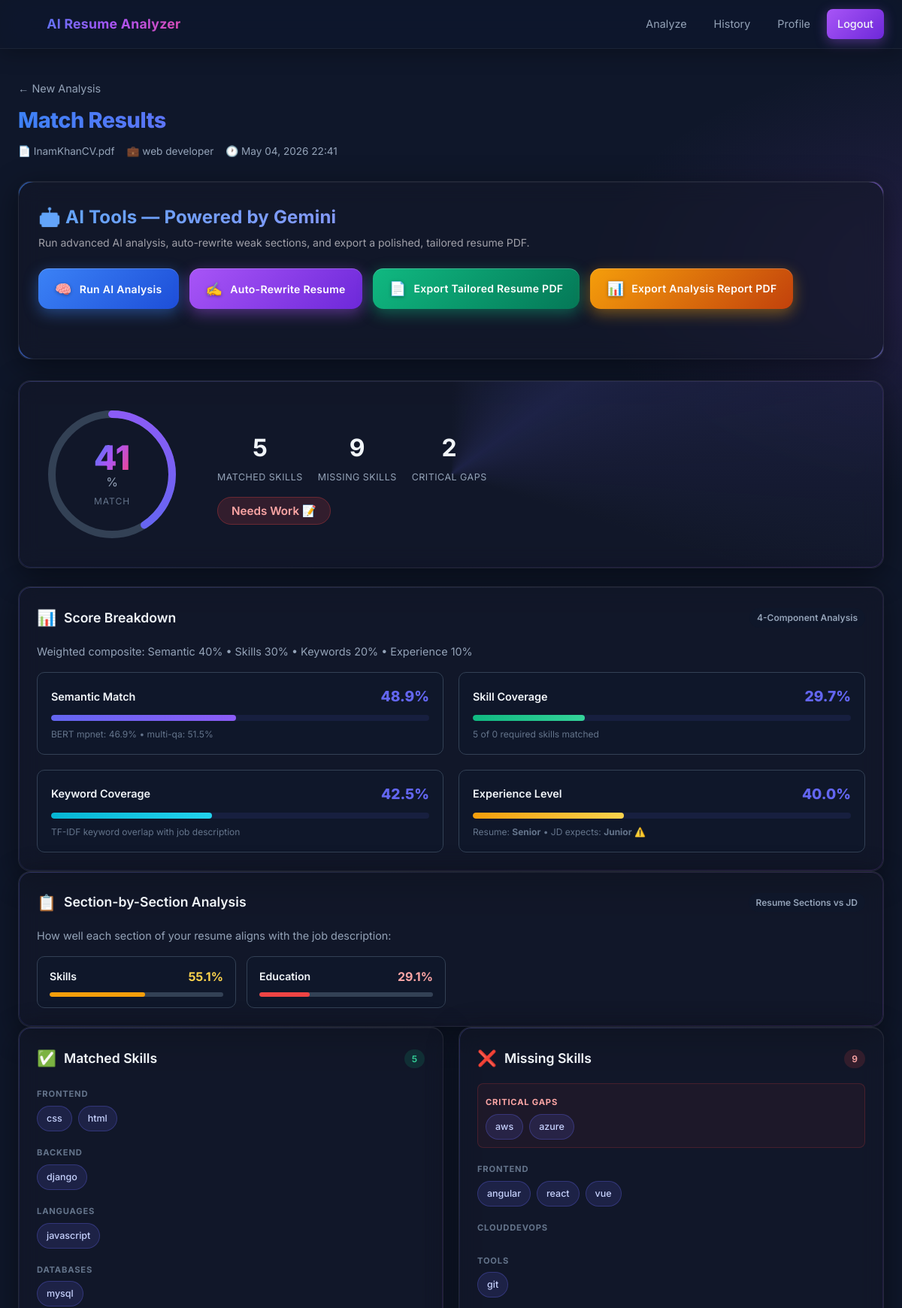
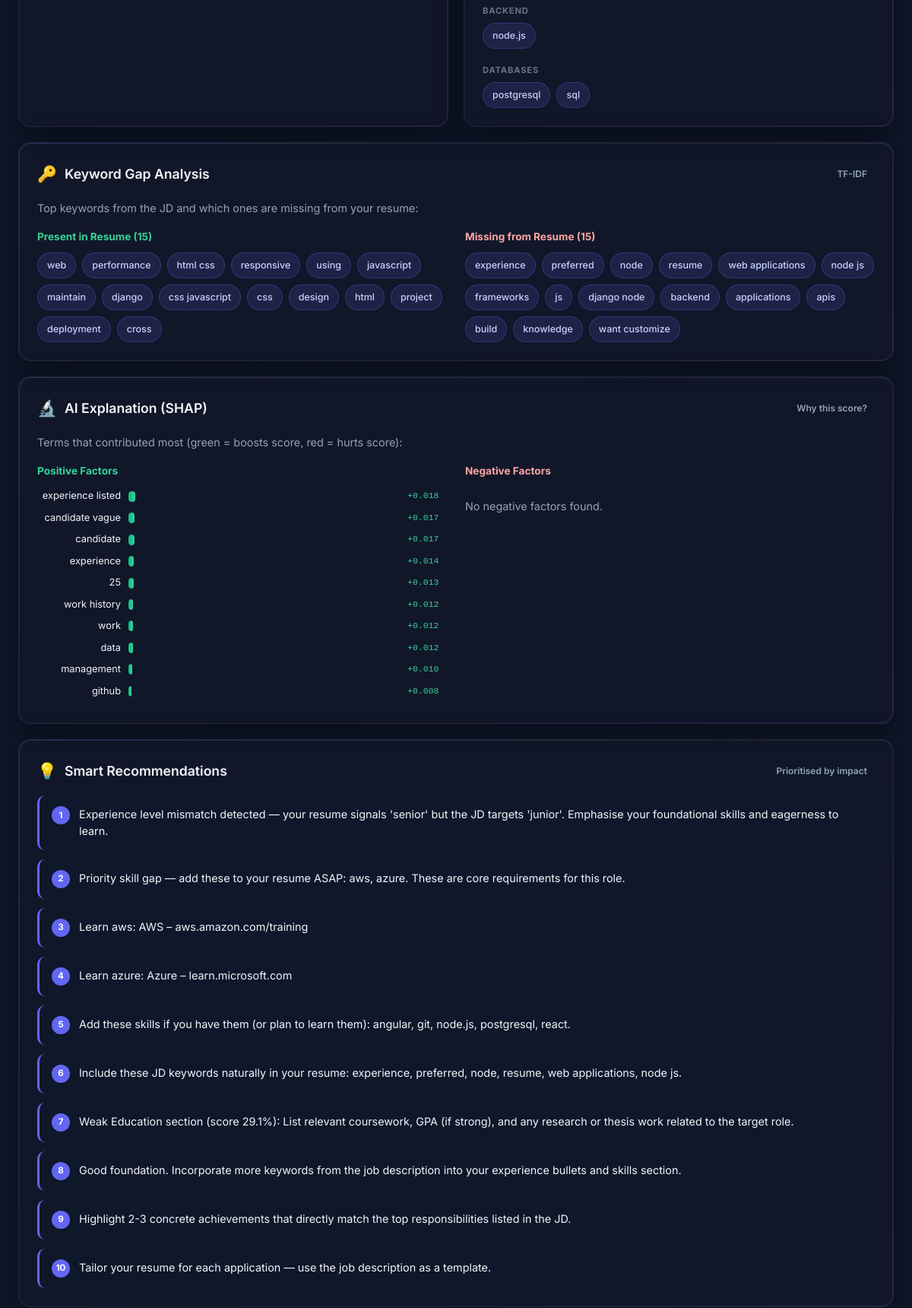
The app's page /analyzer/results/6/ (signed in, upper part) with its own data (2 pictures, top to bottom).
### analyzer/models.py (models this page shows, shortened)
class MatchResult(models.Model):
    user = models.ForeignKey(settings.AUTH_USER_MODEL, on_delete=models.CASCADE, related_name='match_results')
    resume = models.ForeignKey(Resume, on_delete=models.CASCADE, related_name='match_results')
    job_description = models.ForeignKey(JobDescription, on_delete=models.CASCADE, related_name='match_results')
    match_score = models.FloatField()
    matched_skills = models.JSONField(default=list)
    missing_skills = models.JSONField(default=list)
    recommendations = models.JSONField(default=list)
    shap_explanation = models.JSONField(default=dict)
    score_breakdown = models.JSONField(default=dict)
    semantic_scores = models.JSONField(default=dict)
    section_scores = models.JSONField(default=dict)
    keyword_analysis = models.JSONField(default=dict)
    experience_analysis = models.JSONField(default=dict)
    matched_by_group = models.JSONField(default=dict)
    missing_by_group = models.JSONField(default=dict)
    critical_missing = models.JSONField(default=list)
    ai_analysis = models.JSONField(default=dict, blank=True)
    ai_rewritten = models.JSONField(default=dict, blank=True)
    created_at = models.DateTimeField(auto_now_add=True)
    class Meta:
        ordering = ['-created_at']

class Resume(models.Model):
    user = models.ForeignKey(settings.AUTH_USER_MODEL, on_delete=models.CASCADE, related_name='resumes')
    file = models.FileField(upload_to='resumes/')
    original_filename = models.CharField(max_length=255)
    extracted_text = models.TextField(blank=True)
    uploaded_at = models.DateTimeField(auto_now_add=True)

class JobDescription(models.Model):
    user = models.ForeignKey(settings.AUTH_USER_MODEL, on_delete=models.CASCADE, related_name='job_descriptions')
    title = models.CharField(max_length=255, blank=True)
    text = models.TextField()
    file = models.FileField(upload_to='job_descriptions/', blank=True, null=True)
    created_at = models.DateTimeField(auto_now_add=True)

### analyzer/views.py (the view)
# urls.py: path('results/<int:pk>/', views.results_view, name='results'),
@login_required
def results_view(request, pk):
    result = get_object_or_404(MatchResult, pk=pk, user=request.user)
    return render(request, 'analyzer/results.html', {'result': result})

### templates/analyzer/results.html (shortened to what this page needs)
{% extends 'base.html' %}
{% load static %}
{% block content %}
<div class="page-container">
  <div class="results-header">
    <a href="{% url 'analyzer:upload' %}" class="back-link">← New Analysis</a>
    <h1>Match Results</h1>
    <p class="results-meta">
      <span>📄 {{ result.resume.original_filename }}</span>
      {% if result.job_description.title %}<span>💼 {{ result.job_description.title }}</span>{% endif %}
      <span>🕐 {{ result.created_at|date:"M d, Y H:i" }}</span>
    </p>
  </div>
  <div class="card" id="aiToolsCard">
    <h2>🤖 AI Tools — Powered by Gemini</h2>
    <p class="ai-subtitle">Run advanced AI analysis, auto-rewrite weak sections, and export a polished, tailored resume PDF.</p>
    <div class="ai-btn-row">
      <button id="btnAiAnalyze" class="ai-btn ai-btn-blue" data-pk="{{ result.pk }}">
        <span class="ai-btn-icon">🧠</span> Run AI Analysis
      </button>
      <button id="btnAiRewrite" class="ai-btn ai-btn-purple" data-pk="{{ result.pk }}">
        <span class="ai-btn-icon">✍️</span> Auto-Rewrite Resume
      </button>
      <a href="{% url 'analyzer:export_resume' result.pk %}" class="ai-btn ai-btn-green" target="_blank">
        <span class="ai-btn-icon">📄</span> Export Tailored Resume PDF
      </a>
      <a href="{% url 'analyzer:export_report' result.pk %}" class="ai-btn ai-btn-orange" target="_blank">
        <span class="ai-btn-icon">📊</span> Export Analysis Report PDF
      </a>
    </div>
    <div id="aiStatus" class="ai-status"></div>
  </div>
  <div class="score-hero card">
    <div class="score-circle-container">
      <div class="score-circle" id="scoreCircle" data-score="{{ result.match_score }}">
        <svg viewBox="0 0 200 200" class="score-svg">
          <circle cx="100" cy="100" r="80" class="score-track"/>
          <circle cx="100" cy="100" r="80" class="score-fill" id="scoreFill"/>
        </svg>
        <div class="score-text">
          <span class="score-number" id="scoreNumber">0</span>
          <span class="score-pct">%</span>
          <span class="score-label">Match</span>
        </div>
      </div>
    </div>
    <div class="score-details">
      <div class="score-stat">
        <span class="stat-value">{{ result.matched_skills|length }}</span>
        <span class="stat-label">Matched Skills</span>
      </div>
      <div class="score-stat">
        <span class="stat-value">{{ result.missing_skills|length }}</span>
        <span class="stat-label">Missing Skills</span>
      </div>
      <div class="score-stat">
        <span class="stat-value">{{ result.critical_missing|length }}</span>
        <span class="stat-label">Critical Gaps</span>
      </div>
      <div class="score-verdict">
        {% if result.match_score >= 70 %}
          <span class="verdict verdict-strong">Strong Match 🎯</span>
        {% elif result.match_score >= 45 %}
          <span class="verdict verdict-moderate">Moderate Match 📊</span>
        {% else %}
          <span class="verdict verdict-weak">Needs Work 📝</span>
        {% endif %}
      </div>
    </div>
  </div>
  <div class="card full-width">
    <div class="card-header">
      <span class="card-icon">📊</span>
      <h2>Score Breakdown</h2>
      <span class="badge">4-Component Analysis</span>
    </div>
    <p class="card-desc">Weighted composite: Semantic 40% &bull; Skills 30% &bull; Keywords 20% &bull; Experience 10%</p>
    <div class="breakdown-grid">
      <div class="breakdown-item">
        <div class="breakdown-header">
          <span class="breakdown-label">Semantic Match</span>
          <span class="breakdown-score" data-score="{{ result.score_breakdown.semantic }}">{{ result.score_breakdown.semantic }}%</span>
        </div>
        <div class="breakdown-bar-wrap">
          <div class="breakdown-bar bar-semantic" data-pct="{{ result.score_breakdown.semantic }}"></div>
        </div>
        <p class="breakdown-sub">BERT mpnet: {{ result.semantic_scores.mpnet_score }}% &bull; multi-qa: {{ result.semantic_scores.multiqa_score }}%</p>
      </div>
      <div class="breakdown-item">
        <div class="breakdown-header">
          <span class="breakdown-label">Skill Coverage</span>
          <span class="breakdown-score">{{ result.score_breakdown.skills }}%</span>
        </div>
        <div class="breakdown-bar-wrap">
          <div class="breakdown-bar bar-skills" data-pct="{{ result.score_breakdown.skills }}"></div>
        </div>
        <p class="breakdown-sub">{{ result.matched_skills|length }} of {{ result.matched_skills|length|add:result.missing_skills|length }} required skills matched</p>
      </div>
      <div class="breakdown-item">
        <div class="breakdown-header">
          <span class="breakdown-label">Keyword Coverage</span>
          <span class="breakdown-score">{{ result.score_breakdown.keywords }}%</span>
        </div>
        <div class="breakdown-bar-wrap">
          <div class="breakdown-bar bar-keywords" data-pct="{{ result.score_breakdown.keywords }}"></div>
        </div>
        <p class="breakdown-sub">TF-IDF keyword overlap with job description</p>
      </div>
      <div class="breakdown-item">
        <div class="breakdown-header">
          <span class="breakdown-label">Experience Level</span>
          <span class="breakdown-score">{{ result.score_breakdown.experience }}%</span>
        </div>
        <div class="breakdown-bar-wrap">
          <div class="breakdown-bar bar-experience" data-pct="{{ result.score_breakdown.experience }}"></div>
        </div>
        <p class="breakdown-sub">
          Resume: <strong>{{ result.experience_analysis.resume_level|capfirst }}</strong>
          &bull; JD expects: <strong>{{ result.experience_analysis.jd_level|capfirst }}</strong>
          {% if result.experience_analysis.match %}✅{% else %}⚠️{% endif %}
        </p>
      </div>
    </div>
  </div>
  {% if result.section_scores %}
  <div class="card full-width">
    <div class="card-header">
      <span class="card-icon">📋</span>
      <h2>Section-by-Section Analysis</h2>
      <span class="badge">Resume Sections vs JD</span>
    </div>
    <p class="card-desc">How well each section of your resume aligns with the job description:</p>
    <div class="section-scores-grid">
      {% for section, score in result.section_scores.items %}
        {% if score is not None %}
        <div class="section-score-item">
          <div class="section-score-top">
            <span class="section-name">{{ section|capfirst }}</span>
            <span class="section-pct {% if score >= 60 %}text-green{% elif score >= 35 %}text-yellow{% else %}text-red{% endif %}">{{ score }}%</span>
          </div>
          <div class="section-bar-wrap">
            <div class="section-bar {% if score >= 60 %}bar-good{% elif score >= 35 %}bar-ok{% else %}bar-poor{% endif %}"
                 data-pct="{{ score }}"></div>
          </div>
        </div>
        {% endif %}
      {% endfor %}
    </div>
  </div>
  {% endif %}
  <div class="results-grid">
    <div class="card">
      <div class="card-header">
        <span class="card-icon">✅</span>
        <h2>Matched Skills</h2>
        <span class="badge badge-green">{{ result.matched_skills|length }}</span>
      </div>
      {% if result.matched_by_group %}
        {% for group, skills in result.matched_by_group.items %}
          <div class="skill-group">
            <span class="skill-group-label">{{ group|title|cut:"_" }}</span>
            <div class="skills-list">
              {% for skill in skills %}
                <span class="skill-tag skill-matched">{{ skill }}</span>
              {% endfor %}
            </div>
          </div>
        {% endfor %}
      {% elif result.matched_skills %}
        <div class="skills-list">
          {% for skill in result.matched_skills %}
            <span class="skill-tag skill-matched">{{ skill }}</span>
          {% endfor %}
        </div>
      {% else %}
        <p class="empty-state">No common skills detected.</p>
      {% endif %}
    </div>
    <div class="card">
      <div class="card-header">
        <span class="card-icon">❌</span>
        <h2>Missing Skills</h2>
        <span class="badge badge-red">{{ result.missing_skills|length }}</span>
      </div>
      {% if result.critical_missing %}
        <div class="skill-group critical-group">
          <span class="skill-group-label critical-label">Critical Gaps</span>
          <div class="skills-list">
            {% for skill in result.critical_missing %}
              <span class="skill-tag skill-critical">{{ skill }}</span>
            {% endfor %}
          </div>
        </div>
      {% endif %}
      {% if result.missing_by_group %}
        {% for group, skills in result.missing_by_group.items %}
          <div class="skill-group">
            <span class="skill-group-label">{{ group|title|cut:"_" }}</span>
            <div class="skills-list">
              {% for skill in skills %}
                {% if skill not in result.critical_missing %}
                  <span class="skill-tag skill-missing">{{ skill }}</span>
                {% endif %}
              {% endfor %}
            </div>
          </div>
        {% endfor %}
      {% elif result.missing_skills %}
        <div class="skills-list">
          {% for skill in result.missing_skills %}
            <span class="skill-tag skill-missing">{{ skill }}</span>
          {% endfor %}
        </div>
      {% else %}
        <p class="empty-state success-msg">No missing skills! Great match.</p>
      {% endif %}
    </div>
    <div class="card full-width">
      <div class="card-header">
        <span class="card-icon">🔑</span>
        <h2>Keyword Gap Analysis</h2>
        <span class="badge">TF-IDF</span>
      </div>
      <p class="card-desc">Top keywords from the JD and which ones are missing from your resume:</p>
      <div class="keyword-grid">
        <div class="keyword-col">
          <h4 class="keyword-col-title text-green">Present in Resume ({{ result.keyword_analysis.present_keywords|length }})</h4>
          <div class="skills-list">
            {% for kw in result.keyword_analysis.present_keywords %}
              <span class="skill-tag kw-present">{{ kw }}</span>
            {% empty %}
              <p class="empty-state">None detected.</p>
            {% endfor %}
          </div>
        </div>
        <div class="keyword-col">
          <h4 class="keyword-col-title text-red">Missing from Resume ({{ result.keyword_analysis.missing_keywords|length }})</h4>
          <div class="skills-list">
            {% for kw in result.keyword_analysis.missing_keywords %}
              <span class="skill-tag kw-missing">{{ kw }}</span>
            {% empty %}
              <p class="empty-state success-msg">All key terms found!</p>
            {% endfor %}
          </div>
        </div>
      </div>
    </div>
    <div class="card full-width">
      <div class="card-header">
        <span class="card-icon">🔬</span>
        <h2>AI Explanation (SHAP)</h2>
        <span class="badge">Why this score?</span>
      </div>
      <p class="card-desc">Terms that contributed most (green = boosts score, red = hurts score):</p>
      <div class="shap-grid">
        <div class="shap-col">
          <h4 class="keyword-col-title text-green">Positive Factors</h4>
          {% for f in result.shap_explanation.positive_impact %}
            <div class="shap-row">
              <span class="shap-term">{{ f.term }}</span>
              <div class="shap-bar-wrap"><div class="shap-bar shap-positive" data-impact="{{ f.impact }}"></div></div>
              <span class="shap-value text-green">+{{ f.impact|floatformat:3 }}</span>
            </div>
          {% empty %}
            <p class="empty-state">No positive factors found.</p>
          {% endfor %}
        </div>
        <div class="shap-col">
          <h4 class="keyword-col-title text-red">Negative Factors</h4>
          {% for f in result.shap_explanation.negative_impact %}
            <div class="shap-row">
              <span class="shap-term">{{ f.term }}</span>
              <div class="shap-bar-wrap"><div class="shap-bar shap-negative" data-impact="{{ f.impact }}"></div></div>
              <span class="shap-value text-red">{{ f.impact|floatformat:3 }}</span>
            </div>
          {% empty %}
            <p class="empty-state">No negative factors found.</p>
          {% endfor %}
        </div>
      </div>
    </div>
    <div class="card full-width">
      <div class="card-header">
        <span class="card-icon">💡</span>
        <h2>Smart Recommendations</h2>
        <span class="badge">Prioritised by impact</span>
      </div>
      <ul class="recommendations-list">
        {% for rec in result.recommendations %}
          <li class="rec-item">
            <span class="rec-num">{{ forloop.counter }}</span>
            {{ rec }}
          </li>
        {% empty %}
          <li class="empty-state">No recommendations available.</li>
        {% endfor %}
      </ul>
    </div>
  </div>
</div>
{% endblock %}

### records on screen
MatchResult: resume.original_filename "InamKhanCV.pdf", job_description "web developer", created_at "May 04, 2026 22:41", matched_skills|length "5", missing_skills|length "9", critical_missing|length "2", score_breakdown.semantic "48.9", semantic_scores.mpnet_score "46.9", semantic_scores.multiqa_score "51.5", score_breakdown.skills "29.7", matched_skills|length "0", score_breakdown.keywords "42.5", score_breakdown.experience "40.0", experience_analysis.resume_level "Senior", experience_analysis.jd_level "Junior", keyword_analysis.present_keywords|length "15", keyword_analysis.missing_keywords|length "15"

### other values on screen
{{ section|capfirst }} "Skills" "Education"
{{ score }} "55.1" "29.1"
{{ group|title|cut:"_" }} "FRONTEND" "BACKEND" "LANGUAGES" "DATABASES"
{{ skill }} "css" "html" "django" "javascript" "mysql"
{{ skill }} "aws" "azure"
{{ group|title|cut:"_" }} "FRONTEND" "CLOUDDEVOPS" "TOOLS" "BACKEND" "DATABASES"
{{ skill }} "angular" "react" "vue" "git" "node.js" "postgresql" "sql"
{{ kw }} "web" "performance" "html css" "responsive" "using" "javascript" "maintain" "django" "css javascript" "css" "design" "html" "project" "deployment" "cross"
{{ kw }} "experience" "preferred" "node" "resume" "web applications" "node js" "frameworks" "js" "django node" "backend" "applications" "apis" "build" "knowledge" "want customize"
{{ f.term }} "experience listed" "candidate vague" "candidate" "experience" "25" "work history" "work" "data" "management" "github"
{{ f.impact|floatformat:3 }} "0.018" "0.017" "0.017" "0.014" "0.013" "0.012" "0.012" "0.012" "0.010" "0.008"
{{ rec }} "Experience level mismatch detected — your resume signals 'senior' but the JD targets 'junior'. Emphasise your foundational skills and eagerness to learn." "Priority skill gap — add these to your resume ASAP: aws, azure. These are core requirements for this role." "Learn aws: AWS – aws.amazon.com/training" "Learn azure: Azure – learn.microsoft.com" "Add these skills if you have them (or plan to learn them): angular, git, node.js, postgresql, react." "Include these JD keywords naturally in your resume: experience, preferred, node, resume, web applications, node js." "Weak Education section (score 29.1%): List relevant coursework, GPA (if strong), and any research or thesis work related to the target role." "Good foundation. Incorporate more keywords from the job description into your experience bullets and skills section." "Highlight 2-3 concrete achievements that directly match the top responsibilities listed in the JD." "Tailor your resume for each application — use the job description as a template."
